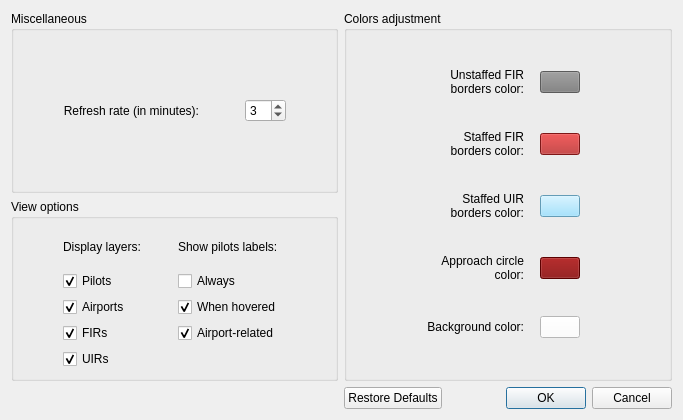
<?xml version="1.0" encoding="UTF-8"?>
<ui version="4.0">
 <class>SettingsWindow</class>
 <widget class="QWidget" name="SettingsWindow">
  <property name="windowModality">
   <enum>Qt::ApplicationModal</enum>
  </property>
  <property name="geometry">
   <rect>
    <x>0</x>
    <y>0</y>
    <width>683</width>
    <height>420</height>
   </rect>
  </property>
  <property name="windowTitle">
   <string>Vatsinator settings</string>
  </property>
  <property name="windowIcon">
   <iconset resource="imgs.qrc">
    <normaloff>:/mainIcon/icon.png</normaloff>:/mainIcon/icon.png</iconset>
  </property>
  <layout class="QGridLayout" name="gridLayout">
   <item row="0" column="1" rowspan="2">
    <widget class="QGroupBox" name="ColorsAdjustmentGroup">
     <property name="title">
      <string>Colors adjustment</string>
     </property>
     <layout class="QGridLayout" name="gridLayout_4">
      <item row="0" column="3">
       <widget class="ColorButton" name="UnstaffedFirColorButton">
        <property name="sizePolicy">
         <sizepolicy hsizetype="Fixed" vsizetype="Fixed">
          <horstretch>0</horstretch>
          <verstretch>0</verstretch>
         </sizepolicy>
        </property>
        <property name="styleSheet">
         <string notr="true">background-color: rgb(127, 127, 127)</string>
        </property>
        <property name="text">
         <string/>
        </property>
       </widget>
      </item>
      <item row="3" column="1">
       <widget class="QLabel" name="ApproachCircleColorLabel">
        <property name="text">
         <string>Approach circle&lt;br&gt;color:</string>
        </property>
        <property name="alignment">
         <set>Qt::AlignRight|Qt::AlignTrailing|Qt::AlignVCenter</set>
        </property>
       </widget>
      </item>
      <item row="2" column="3">
       <widget class="ColorButton" name="StaffedUirColorButton">
        <property name="sizePolicy">
         <sizepolicy hsizetype="Fixed" vsizetype="Fixed">
          <horstretch>0</horstretch>
          <verstretch>0</verstretch>
         </sizepolicy>
        </property>
        <property name="styleSheet">
         <string notr="true">background-color: rgb(140, 219, 255)</string>
        </property>
        <property name="text">
         <string/>
        </property>
       </widget>
      </item>
      <item row="4" column="1">
       <widget class="QLabel" name="BackgroundColorLabel">
        <property name="text">
         <string>Background color:</string>
        </property>
        <property name="alignment">
         <set>Qt::AlignRight|Qt::AlignTrailing|Qt::AlignVCenter</set>
        </property>
       </widget>
      </item>
      <item row="2" column="1">
       <widget class="QLabel" name="StaffedUirColorLabel">
        <property name="text">
         <string>Staffed UIR&lt;br&gt;borders color:</string>
        </property>
        <property name="alignment">
         <set>Qt::AlignRight|Qt::AlignTrailing|Qt::AlignVCenter</set>
        </property>
       </widget>
      </item>
      <item row="1" column="3">
       <widget class="ColorButton" name="StaffedFirColorButton">
        <property name="sizePolicy">
         <sizepolicy hsizetype="Fixed" vsizetype="Fixed">
          <horstretch>0</horstretch>
          <verstretch>0</verstretch>
         </sizepolicy>
        </property>
        <property name="styleSheet">
         <string notr="true">background-color: rgb(176, 32, 32)</string>
        </property>
        <property name="text">
         <string/>
        </property>
       </widget>
      </item>
      <item row="0" column="1">
       <widget class="QLabel" name="UnstaffedFirColorLabel">
        <property name="text">
         <string>Unstaffed FIR&lt;br&gt;borders color:</string>
        </property>
        <property name="alignment">
         <set>Qt::AlignRight|Qt::AlignTop|Qt::AlignTrailing</set>
        </property>
       </widget>
      </item>
      <item row="1" column="1">
       <widget class="QLabel" name="StaffedFirColorLabel">
        <property name="text">
         <string>Staffed FIR&lt;br&gt;borders color:</string>
        </property>
        <property name="alignment">
         <set>Qt::AlignRight|Qt::AlignTrailing|Qt::AlignVCenter</set>
        </property>
       </widget>
      </item>
      <item row="3" column="3">
       <widget class="ColorButton" name="ApproachCircleColorButton">
        <property name="sizePolicy">
         <sizepolicy hsizetype="Fixed" vsizetype="Fixed">
          <horstretch>0</horstretch>
          <verstretch>0</verstretch>
         </sizepolicy>
        </property>
        <property name="styleSheet">
         <string notr="true">background-color: rgb(127, 0, 0)</string>
        </property>
        <property name="text">
         <string/>
        </property>
       </widget>
      </item>
      <item row="4" column="3">
       <widget class="ColorButton" name="BackgroundColorButton">
        <property name="sizePolicy">
         <sizepolicy hsizetype="Fixed" vsizetype="Fixed">
          <horstretch>0</horstretch>
          <verstretch>0</verstretch>
         </sizepolicy>
        </property>
        <property name="styleSheet">
         <string notr="true">background-color: rgb(255, 255, 255)</string>
        </property>
        <property name="text">
         <string/>
        </property>
       </widget>
      </item>
      <item row="0" column="4">
       <spacer name="horizontalSpacer_6">
        <property name="orientation">
         <enum>Qt::Horizontal</enum>
        </property>
        <property name="sizeType">
         <enum>QSizePolicy::Fixed</enum>
        </property>
        <property name="sizeHint" stdset="0">
         <size>
          <width>80</width>
          <height>20</height>
         </size>
        </property>
       </spacer>
      </item>
      <item row="0" column="2">
       <spacer name="horizontalSpacer_8">
        <property name="orientation">
         <enum>Qt::Horizontal</enum>
        </property>
        <property name="sizeType">
         <enum>QSizePolicy::Fixed</enum>
        </property>
        <property name="sizeHint" stdset="0">
         <size>
          <width>10</width>
          <height>20</height>
         </size>
        </property>
       </spacer>
      </item>
      <item row="0" column="0">
       <spacer name="horizontalSpacer_5">
        <property name="orientation">
         <enum>Qt::Horizontal</enum>
        </property>
        <property name="sizeType">
         <enum>QSizePolicy::Fixed</enum>
        </property>
        <property name="sizeHint" stdset="0">
         <size>
          <width>40</width>
          <height>20</height>
         </size>
        </property>
       </spacer>
      </item>
     </layout>
    </widget>
   </item>
   <item row="0" column="0">
    <widget class="QGroupBox" name="MiscellaneousGroup">
     <property name="title">
      <string>Miscellaneous</string>
     </property>
     <layout class="QGridLayout" name="gridLayout_2">
      <item row="0" column="4">
       <spacer name="horizontalSpacer_2">
        <property name="orientation">
         <enum>Qt::Horizontal</enum>
        </property>
        <property name="sizeType">
         <enum>QSizePolicy::Fixed</enum>
        </property>
        <property name="sizeHint" stdset="0">
         <size>
          <width>40</width>
          <height>20</height>
         </size>
        </property>
       </spacer>
      </item>
      <item row="0" column="1">
       <widget class="QLabel" name="RefreshRateLabel">
        <property name="text">
         <string>Refresh rate (in minutes):</string>
        </property>
        <property name="alignment">
         <set>Qt::AlignRight|Qt::AlignTrailing|Qt::AlignVCenter</set>
        </property>
       </widget>
      </item>
      <item row="0" column="3">
       <widget class="QSpinBox" name="RefreshRateBox">
        <property name="minimum">
         <number>1</number>
        </property>
        <property name="maximum">
         <number>60</number>
        </property>
        <property name="value">
         <number>3</number>
        </property>
       </widget>
      </item>
      <item row="0" column="2">
       <spacer name="horizontalSpacer">
        <property name="orientation">
         <enum>Qt::Horizontal</enum>
        </property>
        <property name="sizeType">
         <enum>QSizePolicy::Fixed</enum>
        </property>
        <property name="sizeHint" stdset="0">
         <size>
          <width>40</width>
          <height>20</height>
         </size>
        </property>
       </spacer>
      </item>
      <item row="0" column="0">
       <spacer name="horizontalSpacer_3">
        <property name="orientation">
         <enum>Qt::Horizontal</enum>
        </property>
        <property name="sizeType">
         <enum>QSizePolicy::Fixed</enum>
        </property>
        <property name="sizeHint" stdset="0">
         <size>
          <width>40</width>
          <height>20</height>
         </size>
        </property>
       </spacer>
      </item>
     </layout>
    </widget>
   </item>
   <item row="1" column="0">
    <widget class="QGroupBox" name="ViewOptionsGroup">
     <property name="title">
      <string>View options</string>
     </property>
     <layout class="QGridLayout" name="gridLayout_3">
      <item row="2" column="1">
       <widget class="QCheckBox" name="AirportsCheckBox">
        <property name="text">
         <string>Airports</string>
        </property>
        <property name="checked">
         <bool>true</bool>
        </property>
       </widget>
      </item>
      <item row="4" column="1">
       <widget class="QCheckBox" name="UirsCheckBox">
        <property name="text">
         <string>UIRs</string>
        </property>
        <property name="checked">
         <bool>true</bool>
        </property>
       </widget>
      </item>
      <item row="1" column="1">
       <widget class="QCheckBox" name="PilotsCheckBox">
        <property name="text">
         <string>Pilots</string>
        </property>
        <property name="checked">
         <bool>true</bool>
        </property>
       </widget>
      </item>
      <item row="3" column="1">
       <widget class="QCheckBox" name="FirsCheckBox">
        <property name="text">
         <string>FIRs</string>
        </property>
        <property name="checked">
         <bool>true</bool>
        </property>
       </widget>
      </item>
      <item row="0" column="1">
       <widget class="QLabel" name="LayersLabel">
        <property name="text">
         <string>Display layers:</string>
        </property>
       </widget>
      </item>
      <item row="2" column="0">
       <spacer name="horizontalSpacer_4">
        <property name="orientation">
         <enum>Qt::Horizontal</enum>
        </property>
        <property name="sizeType">
         <enum>QSizePolicy::Fixed</enum>
        </property>
        <property name="sizeHint" stdset="0">
         <size>
          <width>40</width>
          <height>20</height>
         </size>
        </property>
       </spacer>
      </item>
      <item row="0" column="2">
       <widget class="QLabel" name="ShowPilotsLabelsLabel">
        <property name="text">
         <string>Show pilots labels:</string>
        </property>
       </widget>
      </item>
      <item row="1" column="2">
       <widget class="QCheckBox" name="ShowPilotsLabelsAlwaysCheckBox">
        <property name="text">
         <string>Always</string>
        </property>
       </widget>
      </item>
      <item row="2" column="2">
       <widget class="QCheckBox" name="ShowPilotsLabelsWhenHoveredCheckBox">
        <property name="toolTip">
         <string/>
        </property>
        <property name="text">
         <string>When hovered</string>
        </property>
        <property name="checked">
         <bool>true</bool>
        </property>
       </widget>
      </item>
      <item row="3" column="2">
       <widget class="QCheckBox" name="ShowPilotsLabelsAirportRelatedCheckBox">
        <property name="whatsThis">
         <string extracomment="Display pilots' labels when departure/destination airport are hovered"/>
        </property>
        <property name="text">
         <string>Airport-related</string>
        </property>
        <property name="checked">
         <bool>true</bool>
        </property>
       </widget>
      </item>
      <item row="2" column="3">
       <spacer name="horizontalSpacer_7">
        <property name="orientation">
         <enum>Qt::Horizontal</enum>
        </property>
        <property name="sizeType">
         <enum>QSizePolicy::Fixed</enum>
        </property>
        <property name="sizeHint" stdset="0">
         <size>
          <width>40</width>
          <height>20</height>
         </size>
        </property>
       </spacer>
      </item>
     </layout>
    </widget>
   </item>
   <item row="2" column="1">
    <widget class="QDialogButtonBox" name="OKCancelButtonBox">
     <property name="standardButtons">
      <set>QDialogButtonBox::Cancel|QDialogButtonBox::Ok|QDialogButtonBox::RestoreDefaults</set>
     </property>
     <property name="centerButtons">
      <bool>false</bool>
     </property>
    </widget>
   </item>
  </layout>
 </widget>
 <customwidgets>
  <customwidget>
   <class>ColorButton</class>
   <extends>QPushButton</extends>
   <header>ColorButton.h</header>
  </customwidget>
 </customwidgets>
 <resources>
  <include location="imgs.qrc"/>
 </resources>
 <connections/>
</ui>
